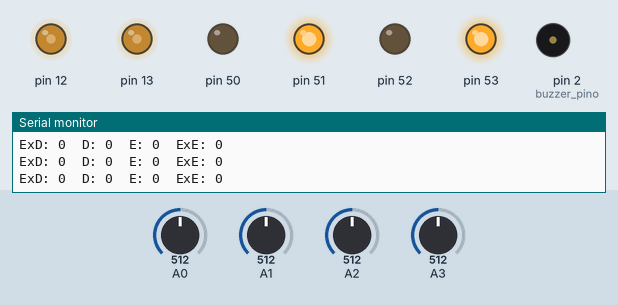
This sketch was run on a simulated Arduino Mega 2560, built with avr-gcc and run on an emulated ATmega2560. Parts: output pins drawn as LEDs (lit = HIGH), buzzer (waves = sounding), the last lines printed to the serial monitor. The test bench sets the inputs (shaded band); at power-on: A1 = 512, A2 = 512, A0 = 512, A3 = 512. Pins used as bus, display or sensor lines are not drawn.

Above: at 16.4 s.
16.5 s: A1 set to 521
At 17.2 s:
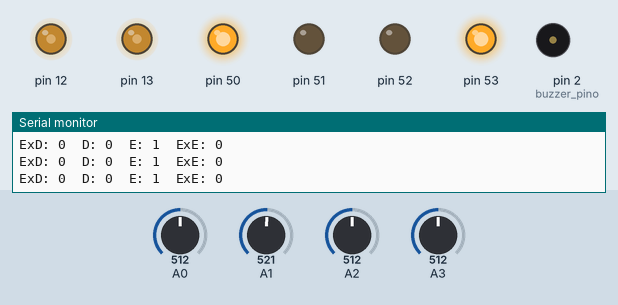
18.0 s: A1 set to 306
At 18.6 s:
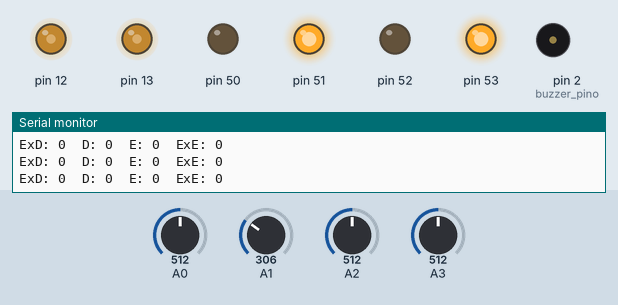
21.0 s: A2 set to 528
At 21.7 s:
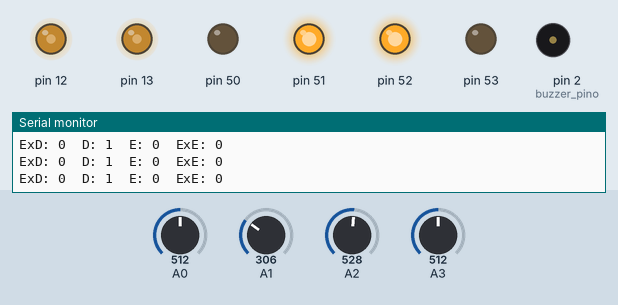
22.5 s: A2 set to 306
At 23.2 s:
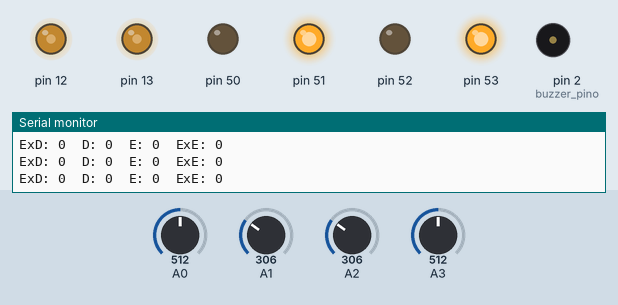
Timing chart, 0 to 25.5 s (numbered marks = the images above; inputs shaded):
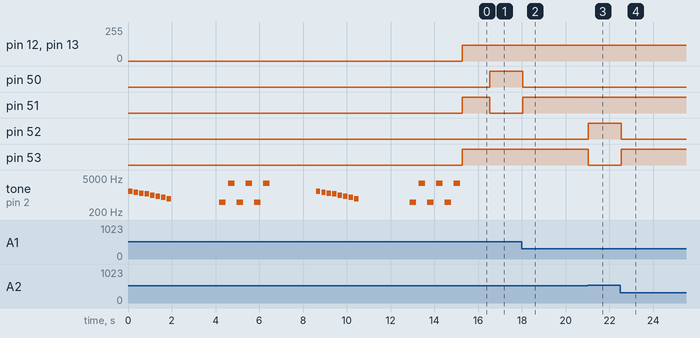

The sketch:

segue_linha.ino
```cpp
/* @Giroscopio
#include <MPU6050_tockn.h>
#include <Wire.h>
*/

#define ESQUERDA   0
#define DIREITA    1
#define PRETO      0
#define BRANCO     1

#define NTESTES    125
#define VELOCIDADE 120
#define VEL_GIRO   90


byte buzzer_pino = 2;

byte pinosEnergia[2] = {37, 35}; // Vermelhos
/* Os cabos ligados no pinos digitais que não são da ponte H - os pinos da ponte H são
 * os cabos brancos e marrons - são cabos de energia para os sensores e para o buzzer
 * e devem ser ligados como positivo. Esses código é feito no setup().
*/

void tocar (bool musica) {
    if (musica) {
        for (int hz = 1400; hz >= 700; hz -= 100) {
            tone(buzzer_pino, hz, 200);
            delay(250);
            noTone(buzzer_pino);
        }
        delay(100);
    }
    else {
        for (byte x = 0; x < 3; x ++) {
            tone(buzzer_pino, 500, 300);
            delay(400);
            tone(buzzer_pino, 3000, 300);
            delay(400);
        }
    }
    noTone(buzzer_pino);
}

class Sensor {
    public:
        byte pinoEntrada;
        unsigned short threshold;

        Sensor(byte pino) {
            this->pinoEntrada = pino;
            this->threshold = 0;
        }

        byte ler() {
            return (analogRead(this->pinoEntrada) > this->threshold);
        }
};

class Motor {
    private:
        byte pinoMarrom;
        byte pinoBranco;
        byte pinoControle;

    public:
        Motor(byte pM, byte pB, byte pC) {
            this->pinoMarrom   = pM;
            this->pinoBranco   = pB;
            this->pinoControle = pC;

            pinMode(this->pinoMarrom, OUTPUT);
            pinMode(this->pinoBranco, OUTPUT);
            pinMode(this->pinoControle, OUTPUT);
        }

        void ligar(bool pinoM, bool pinoB, byte velocidade) {
            digitalWrite(pinoMarrom, pinoM);
            digitalWrite(pinoBranco, pinoB);
            analogWrite(pinoControle, velocidade);
        }
};

Motor motorDireita (52, 53, 12);    // Marrom (IN_1 ) : Branco (IN_2) : Laranja (EN_A)
Motor motorEsquerda(50, 51, 13);    // Marrom (IN_3 ) : Branco (IN_4) : Laranja (EN_B)

Sensor sensorExEsquerda(A0);    // Amarelo
Sensor sensorEsquerda  (A1);    // Azul
Sensor sensorDireita   (A2);    // Roxo
Sensor sensorExDireita (A3);    // Verde

Sensor sensorCorDireita (A4);
Sensor sensorCorEsquerda(A5);

/* @Giroscopio
MPU6050 mpu6050(Wire);          // Giroscopio
*/

void calibrar() {
    Serial.println("========================================");
    Serial.println("Coloque todos os sensores na cor BRANCA\n");

    tocar(1);
    delay(2000);

    // Calibragem Branco
    unsigned long media_brancoD  = 0;
    unsigned long media_brancoE  = 0;
    unsigned long media_brancoDD = 0;
    unsigned long media_brancoEE = 0;

    for (short teste = 1; teste <= NTESTES; teste++) {
        media_brancoD  += analogRead( sensorDireita.pinoEntrada    );
        media_brancoE  += analogRead( sensorEsquerda.pinoEntrada   );
        media_brancoDD += analogRead( sensorExDireita.pinoEntrada  );
        media_brancoEE += analogRead( sensorExEsquerda.pinoEntrada );
    }

    tocar(0);
    delay(2000);

    Serial.println("========================================");
    Serial.println("Coloque todos os sensores na cor PRETA\n");

    tocar(1);
    delay(2000);


    // Calibragem Preto
    unsigned long media_pretoD  = 0;
    unsigned long media_pretoE  = 0;
    unsigned long media_pretoDD = 0;
    unsigned long media_pretoEE = 0;

    for (short teste = 1; teste <= NTESTES; teste++) {
        media_pretoD  += analogRead( sensorDireita.pinoEntrada    );
        media_pretoE  += analogRead( sensorEsquerda.pinoEntrada   );
        media_pretoDD += analogRead( sensorExDireita.pinoEntrada  );
        media_pretoEE += analogRead( sensorExEsquerda.pinoEntrada );
    }

    sensorDireita.threshold    = round( (media_brancoD  + media_pretoD  ) / (NTESTES * 2));
    sensorEsquerda.threshold   = round( (media_brancoE  + media_pretoE  ) / (NTESTES * 2));
    sensorExDireita.threshold  = round( (media_brancoDD + media_pretoDD ) / (NTESTES * 2));
    sensorExEsquerda.threshold = round( (media_brancoEE + media_pretoEE ) / (NTESTES * 2));

    Serial.println("========================================");
    Serial.println("Sensor Direita     | " + String(sensorDireita.threshold));
    Serial.println("Sensor Esquerda    | " + String(sensorEsquerda.threshold));
    Serial.println("Sensor Ex Direita  | " + String(sensorExDireita.threshold));
    Serial.println("Sensor Ex Esquerda | " + String(sensorExEsquerda.threshold));
    Serial.println("========================================");
    tocar(0);
}

/* @Giroscopio
void girar (bool direcao, int angulo) {
    motorDireita.ligar (LOW, LOW, 0); // Desliga o motor direito
    motorEsquerda.ligar(LOW, LOW, 0); // Desliga o motor esquerdo

    mpu6050.update();
    int anguloInicial = round(mpu6050.getAngleZ());
    int anguloAlvo    = anguloInicial + (direcao? - angulo : angulo);
    int leitura       = anguloInicial;

    // Liga os motores
    if (direcao == DIREITA) {
        motorDireita.ligar (HIGH, LOW, VEL_GIRO);
        motorEsquerda.ligar(LOW, HIGH, VEL_GIRO);
    } else { // direcao == ESQUERDA
        motorDireita.ligar (LOW, HIGH, VEL_GIRO);
        motorEsquerda.ligar(HIGH, LOW, VEL_GIRO);
    }

    while (leitura != anguloAlvo) {
        mpu6050.update();
        leitura = round(mpu6050.getAngleZ());


        Serial.print("Angulo: ", String(leitura));

    }

    motorDireita.ligar (LOW, LOW, 0); // Desliga o motor direito
    motorEsquerda.ligar(LOW, LOW, 0); // Desliga o motor esquerdo
}
*/

void setup() {
    pinMode(buzzer_pino, OUTPUT);

    for (int i = 0; i < sizeof(pinosEnergia); i ++) {
        pinMode(i, OUTPUT);
        digitalWrite(i, HIGH);
    }

    Serial.begin(9600);

    /* @Giroscopio
    Wire.begin();
    mpu6050.begin();
    // Calibragem do giroscopio
    tocar(1);
    mpu6050.calcGyroOffsets(true); // delay de 3 s antes da calibragem e 3 s depois
    tocar(0);
    */

    calibrar();
}

void loop() {
    /* @Giroscopio
    mpu6050.update(); // Calcula o angulo do giroscopio
    */

    // Segue Linha
    byte leituraXD = sensorExDireita.ler();
    byte leituraD  = sensorDireita.ler();
    byte leituraE  = sensorEsquerda.ler();
    byte leituraXE = sensorExEsquerda.ler();

    Serial.print( "ExD: " ); Serial.print  (leituraXD);
    Serial.print( "\tD: " ); Serial.print  (leituraD);
    Serial.print( "\tE: " ); Serial.print  (leituraE);
    Serial.print("\tExE: "); Serial.println(leituraXE);

    if (leituraD == PRETO and leituraE == PRETO) {
        motorDireita.ligar (LOW, HIGH, VELOCIDADE);
        motorEsquerda.ligar(LOW, HIGH, VELOCIDADE);
    }
    else if (leituraD == BRANCO and leituraE == PRETO) {
        motorDireita.ligar (HIGH, LOW, VELOCIDADE);
        motorEsquerda.ligar(LOW, HIGH, VELOCIDADE);
    }
    else if (leituraD == PRETO and leituraE == BRANCO) {
        motorDireita.ligar (LOW, HIGH, VELOCIDADE);
        motorEsquerda.ligar(HIGH, LOW, VELOCIDADE);
    }
    else if (leituraD == BRANCO and leituraE == BRANCO) {
        motorDireita.ligar (LOW, HIGH, VELOCIDADE);
        motorEsquerda.ligar(LOW, HIGH, VELOCIDADE);
    }
}
```

Measured:
- the behaviour switches between 512 and 513 on A1 (found by bisection; images 0 and 1)
- the behaviour switches between 512 and 513 on A2 (found by bisection; images 2 and 3)
- after the input at 16.5 s, pin 50: LOW → HIGH at once; pin 51: HIGH → LOW at once
- after the input at 18.0 s, pin 50: HIGH → LOW at once; pin 51: LOW → HIGH at once
- after the input at 21.0 s, pin 52: LOW → HIGH at once; pin 53: HIGH → LOW at once
- after the input at 22.5 s, pin 52: HIGH → LOW at once; pin 53: LOW → HIGH at once
